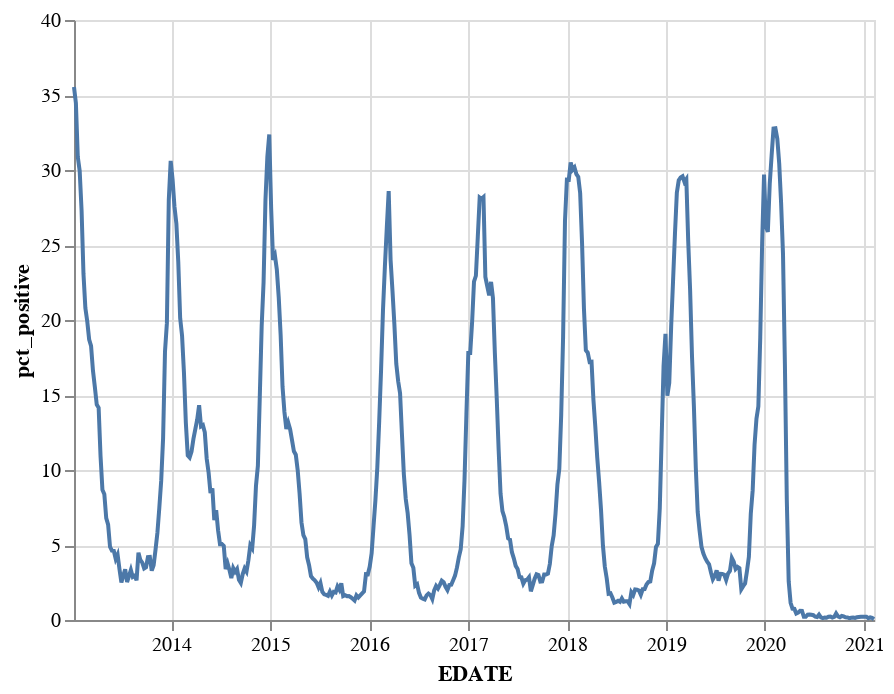

The cell this chart's notebook holds for it:
### Code cell
#pct_positive
alt.Chart(flu_data).mark_line().encode(
    x='EDATE:T',
    y='pct_positive'
)

### Figure 1 — Vega-Lite specification as saved in the notebook (floating-point values rounded to 4 significant figures; data arrays with more than 128 entries replaced by an {"elided": "..."} marker saying what was removed)
{"config": {"view": {"continuousWidth": 400, "continuousHeight": 300}}, "data": {"name": "data-16a31838f2e995fa1ae9cf5c7b95788b"}, "mark": "line", "encoding": {"x": {"type": "temporal", "field": "EDATE"}, "y": {"type": "quantitative", "field": "pct_positive"}}, "$schema": "https://vega.github.io/schema/vega-lite/v4.8.1.json", "datasets": {"data-16a31838f2e995fa1ae9cf5c7b95788b": {"elided": "423 records"}}}
